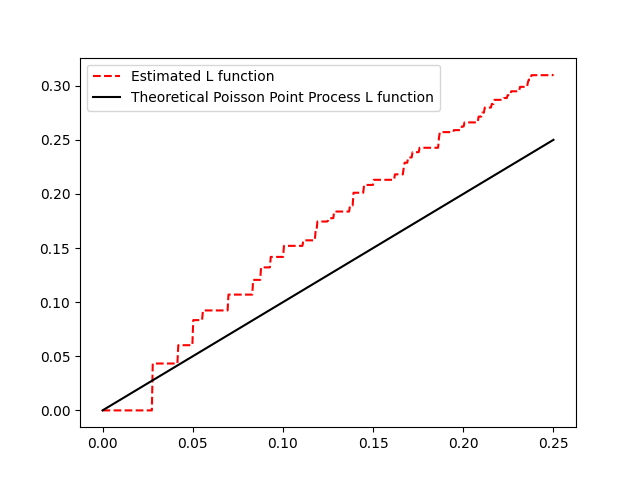

Python code for this plot:
import matplotlib.pyplot as plt
import seaborn as sns
from sklearn.datasets import load_iris

from scludam import RipleysKTest

iris = load_iris().data

rk = RipleysKTest().test(data=iris[:, 0:2])
print(rk)
#  >> RipleyKTestResult(rejectH0=True, value=0.07193140227503197, radii=array([0., ..., 0.25]), l_function=array([0., ..., 0.31045381]))
sns.lineplot(
    x=rk.radii,
    y=rk.l_function,
    linestyle="--",
    color="red",
    label="Estimated L function",
)
sns.lineplot(
    x=rk.radii,
    y=rk.radii,
    color="k",
    label="Theoretical Poisson Point Process L function",
)
plt.show()
